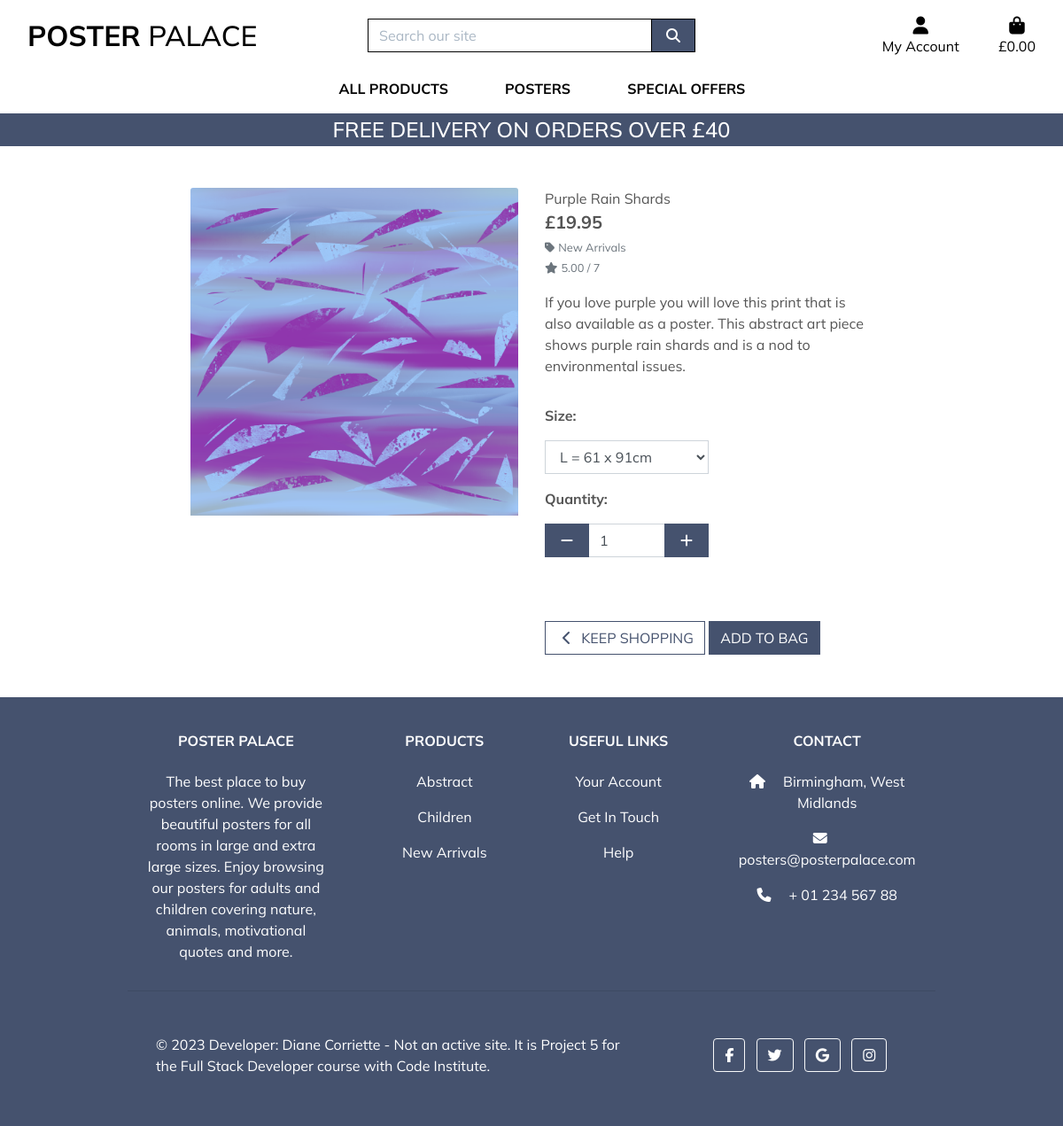
The app's page /products/8/ with its own data.
### products/models.py (models this page shows, shortened)
class Product(models.Model):
    sku = models.CharField(max_length=15,
                           default=get_random_string,
                           null=True, blank=True)
    name = models.CharField(max_length=200)
    slug = models.SlugField(max_length=200, unique=True)
    image = models.ImageField(null=True, blank=True)
    description = models.TextField(blank=True)
    sizes = models.BooleanField(default=False, null=True, blank=True)
    price = models.DecimalField(default=9.95, max_digits=8, decimal_places=2)
    category = models.ForeignKey('Category', null=True,
                                 blank=True, on_delete=models.SET_NULL)
    available = models.BooleanField(default=True)
    rating = models.DecimalField(max_digits=7, decimal_places=2,
                                 null=True, blank=True)
    created = models.DateTimeField(auto_now_add=True)
    updated = models.DateTimeField(auto_now=True)

class Category(models.Model):
    name = models.CharField(max_length=200)
    slug = models.SlugField(max_length=200,
                            unique=True, null=True, blank=True)
    friendly_name = models.CharField(max_length=200, null=True, blank=True)
    class Meta:
        ordering = ['name']
        verbose_name = 'category'
        verbose_name_plural = 'categories'

### products/views.py (the view)
# urls.py: path('<int:product_id>/', views.product_detail, name='product_detail'),
def product_detail(request, product_id):
    product = get_object_or_404(Product, pk=product_id)
    context = {
        'product': product,
    }
    return render(request, 'products/product_detail.html', context)

### bag/contexts.py (called while the page is built, shortened)
def bag_contents(request):
    bag_items = []
    total = 0
    product_count = 0
    bag = request.session.get('bag', {})
    if total < settings.FREE_DELIVERY_THRESHOLD:
        delivery = total * Decimal(settings.STANDARD_DELIVERY_PERCENTAGE / 100)
        free_delivery_delta = settings.FREE_DELIVERY_THRESHOLD - total
    else:
        delivery = 0
        free_delivery_delta = 0
    grand_total = delivery + total
    context = {
        'bag_items': bag_items,
        'total': total,
        'product_count': product_count,
        'delivery': delivery,
        'free_delivery_delta': free_delivery_delta,
        'free_delivery_threshold': settings.FREE_DELIVERY_THRESHOLD,
        'grand_total': grand_total,
    }
    return context

### products/templates/products/product_detail.html (shortened to what this page needs)
{% extends "base.html" %}
{% load static %}
{% block page_header %}
    <div class="container header-container">
    </div>
{% endblock %}
{% block content %}
    <div class="overlay"></div>
    <div class="container-fluid">
        <div class="row">
            <div class="col-12 col-md-6 col-lg-4 offset-lg-2">
                <div class="image-container my-5">
                    {% if product.image %}
                        <a href="{{ product.image.url }}" target="_blank">
                            <img class="card-img-top img-fluid" src="{{ product.image.url }}" alt="{{ product.name }}">
                        </a>
                        {% else %}
                        <a href="">
                            <img class="card-img-top img-fluid" src="{{ MEDIA_URL }}noimage.png" alt="{{ product.name }}">
                        </a>
                    {% endif %}
                </div>
            </div>
            <div class="col-12 col-md-6 col-lg-4">
                <div class="product-details-container mb-5 mt-md-5">
                    <p class="mb-0">{{ product.name }}</p>
                    <p class="lead mb-0 text-left font-weight-bold">&#163;{{ product.price }}</p>
                    {% if product.category %}
                    <p class="small mt-1 mb-0">
                        <a class="text-muted" href="{% url 'products' %}?category={{ product.category.name }}">
                            <i class="fas fa-tag mr-1"></i>{{ product.category.friendly_name }}
                        </a>
                    </p>
                    {% endif %}
                    {% if product.rating %}
                        <small class="text-muted"><i class="fas fa-star mr-1"></i>{{ product.rating }} / 7</small>
                    {% else %}
                        <small class="text-muted">No Rating</small>
                    {% endif %}
                    <p class="mt-3">{{ product.description }}</p>
                    <form class="form" action="{% url 'add_to_bag' product.id %}" method="POST">
                        <div class="form-row">
                            {% with product.sizes as s %}
                            {% if s %}
                                <div class="col-12">
                                    <p class="mt-3"><strong>Size:</strong></p>
                                    <select class="form-control rounded-0 w-50" name="product_size" id='id_product_size'>
                                        <option value="L">L = 61 x 91cm</option>
                                    </select>
                                </div>
                            {% endif %}
                            <div class="col-12">
                                <p class="mt-3"><strong>Quantity:</strong></p>
                                <div class="form-group w-50">
                                    <div class="input-group">
                                        <div class="input-group-prepend">
                                            <button class="decrement-qty btn btn-black rounded-0"
                                                data-item_id="{{ product.id }}" id="decrement-qty_{{ product.id }}">
                                                <span class="icon">
                                                    <i class="fas fa-minus"></i>
                                                </span>
                                            </button>
                                        </div>
                                        <input class="form-control qty_input" type="number"
                                            name="quantity" value="1" min="1" max="99"
                                            data-item_id="{{ product.id }}"
                                            id="id_qty_{{ product.id }}">
                                        <div class="input-group-append">
                                            <button class="increment-qty btn btn-black rounded-0"
                                                data-item_id="{{ product.id }}" id="increment-qty_{{ product.id }}">
                                                <span class="icon">
                                                    <i class="fas fa-plus"></i>
                                                </span>
                                            </button>
                                        </div>
                                    </div>
                                </div>
                            </div>
                            <div class="col{% if s %}-12 mt-2{% endif %}">
                                <a href="{% url 'products' %}" class="btn btn-outline-black rounded-0 mt-5">
                                    <span class="icon">
                                        <i class="fas fa-chevron-left"></i>
                                    </span>
                                    <span class="text-uppercase">Keep Shopping</span>
                                </a>
                                <input type="submit" class="btn btn-black rounded-0 text-uppercase mt-5" value="Add to Bag">
                            </div>
                            {% endwith %}
                        </div>
                    </form>
                </div>
            </div>
        </div>
    </div>
{% endblock %}

### static/css/style.css (style rules this page uses)
body { color: #555; font-family: 'Mulish', sans-serif; height: 100vh; }
.icon { align-items: center; display: inline-flex; justify-content: center; height: 1.5rem; width: 1.5rem; }
.btn-black { background: #45526e; color: white; }
.btn-outline-black { background: white; color: #45526e !important; border: 1px solid #45526e; }
.overlay { height: 100%; width: 100%; top: 0; left: 0; position: fixed; background: white; z-index: -1; }
@media (min-width: 1200px) { .container { max-width: 80%; } }
@media (min-width: 992px) { .header-container { padding-top: 164px; } }

### records on screen
Product: image (picture), name "Purple Rain Shards", price "19.95", category.friendly_name "New Arrivals", rating "5.00", description "If you love purple you will love this print that is also available as a poster. This abstract art piece shows purple rain shards and is a nod to environmental issues."

### other values on screen
{{ free_delivery_threshold }} "40"
